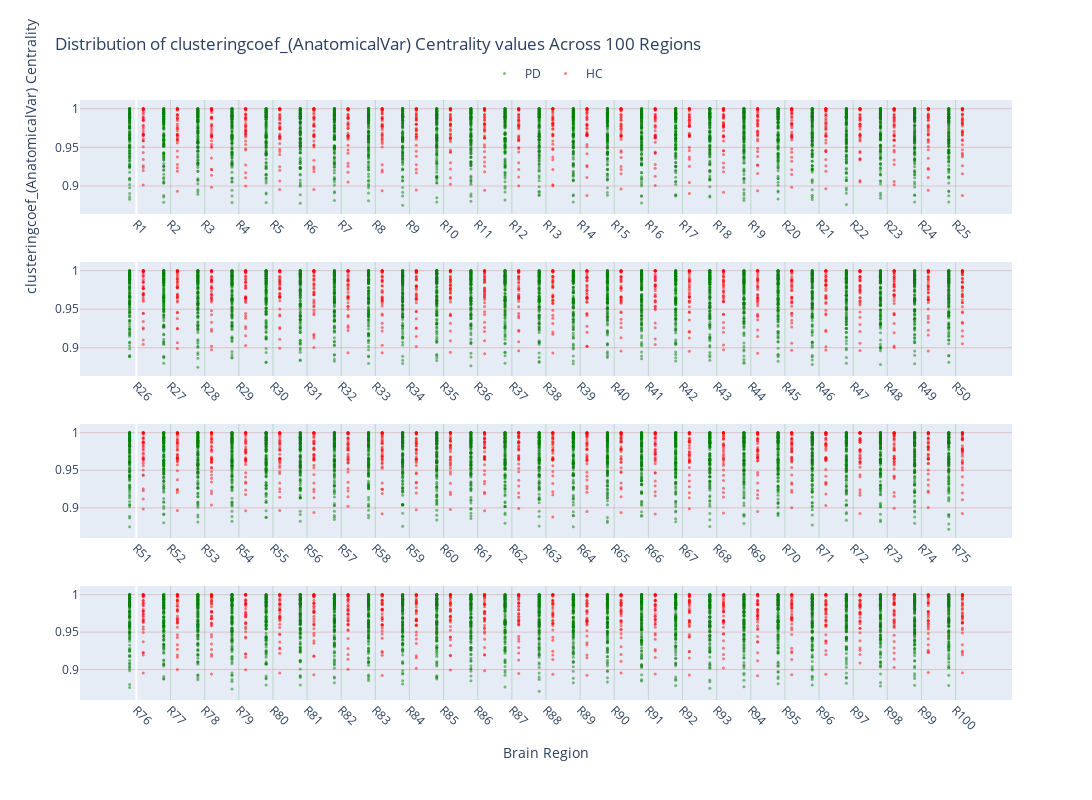

The code cell stored with this chart in its notebook:
### Code cell
plot_dist(b1_no,hc_no,'clusteringcoef_(AnatomicalVar)',subject_idsb1, subject_idshc) #eigenvec_(AnatomicalVar)	 betweeness_(AnatomicalVar)
